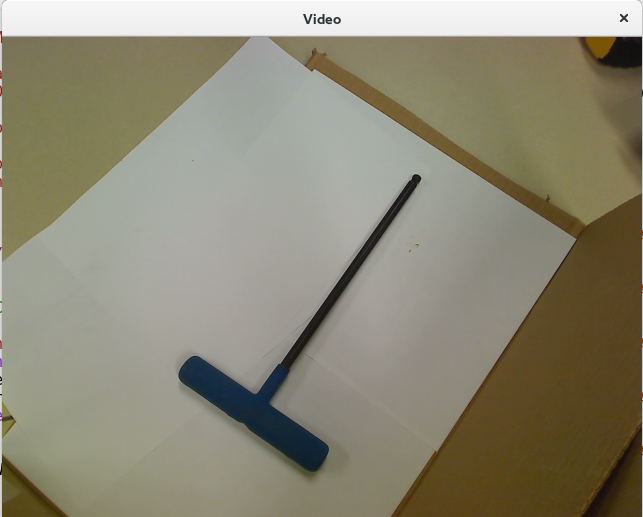
//> input picture Real-time 2-D Object Recognition/src/pics/img2P3.png, 643 x 517 px
$ ./segmentation2   (built with g++ and OpenCV 4)
//> lines starting //> are read from the running program, lines starting //| are printed output that depends on the picture; after the words box and inside, x2 and y2 are one past the last pixel; in counts of white or black regions, pixels touching at a corner belong together
### Real-time 2-D Object Recognition/src/filter.h
#ifndef __FILTER_H_
#define __FILTER_H_

#include<iostream>
#include<opencv2/highgui/highgui.hpp>

using namespace cv;
using namespace std;

int greyscale( cv::Mat &src, cv::Mat &dst );
int blur5x5( cv::Mat &src, cv::Mat &dst );

int thresholdingGray( cv::Mat &src, cv::Mat &dst );

int thresholdingHSV( cv::Mat &src, cv::Mat &dst );
int grassfireTransform( cv::Mat &src, cv::Mat &dst );
int shrinkingImage( cv::Mat &src, cv::Mat &dst , int size);
int growingImage( cv::Mat &src, cv::Mat &dst, int size);
int invertImg( cv::Mat &src, cv::Mat &dst );
int invertGrowingImg( cv::Mat &src, cv::Mat &dst );
int growingOperations( cv::Mat &src, cv::Mat &dst, int size);

int segmenetation(cv::Mat &src, cv::Mat &dst2);

int scaledEuclidean(vector<double> &tempCsvVector, vector<double> &finalFeatureVec, vector<double> stdDeviation, float &euclideanDist);
int chiSquare(vector<double> &tempCsvVector, vector<double> &finalFeatureVec, float &chiDist);
int manhattanDist(vector<double> &tempCsvVector, vector<double> &finalFeatureVec, float &manhattanDist);
int correlationDst(vector<double> &tempCsvVector, vector<double> &finalFeatureVec, float mean_csvVector, float mean_finalFeature,float &corrDist);

int scaledEuclideanF(vector<float> &tempCsvVector, vector<float> &finalFeatureVec, vector<double> stdDeviation, float &euclideanDist);

#endif

### Real-time 2-D Object Recognition/src/filter.cpp
/*
Ravina Lad
Date : 6th March 2022
CS 5330 Computer Vision
Spring 2021

CPP file is collection of all functions used throgh out the project
- different distance metrics : squared euclidean, chi-square
- segmentation code, morphological operations : growing and shrnking from scratch
- grassfire Tranform Code
*/
#include<iostream>
#include<cmath>
#include "filter.h"
#include<opencv2/imgproc/imgproc.hpp>
#include<opencv2/highgui/highgui.hpp>

using namespace std;
using namespace cv;

//function to convert image to gray scale
// [39 lines left out: functions greyscale, blur5x5, not called in this run]

//thresholding gray will thresholding gray scale image
int thresholdingGray( cv::Mat &src, cv::Mat &dst ){

    for(int y = 0; y < src.rows; y++){
        for(int x = 0; x < src.cols; x++){
            dst.at<uchar>(y,x) = src.at<uchar>(y,x) > 78 ? 0 : 255;
        }
    }
    return 0;
}

//thresholding HSV space image
// [13 lines left out: function thresholdingHSV, not called in this run]

//Grass Transform Function to calculate manhattan distance
int grassfireTransform( cv::Mat &src, cv::Mat &dst ){

    for(int y = 0; y < src.rows; y++){
        for(int x = 0; x < src.cols; x++){
            if( src.at<uchar>(y,x)  != 0)
            {
                unsigned char north = (y == 0) ? 0 : dst.at<uchar>(y-1,x);
                unsigned char west = (x == 0) ? 0 : dst.at<uchar>(y,x-1);
                dst.at<uchar>(y,x) = saturate_cast<uchar>(1 + min(north, west));
            }
            else{
                dst.at<uchar>(y,x) = 0;
            }
        }
    }

    for(int y = src.rows-1; y < -1; y--){
        for(int x = src.cols-1; x < -1; x--){
            if( (dst.at<uchar>(y,x)) != 0)
            {
                unsigned char south = (y == src.rows-1) ? 0 : dst.at<uchar>(y+1,x);
                unsigned char east = (x == src.cols-1) ? 0 : dst.at<uchar>(y,x+1);
                dst.at<uchar>(y,x) = min(dst.at<uchar>(y,x) , saturate_cast<uchar>(1 + min(south, east)));
            }
            else{
                dst.at<uchar>(y,x) = 0;
            }
        }
    }

    return 0;
}

//Pass value to shrink image, It will convert those many pixels to background
// [181 lines left out: functions shrinkingImage, growingImage, invertImg, invertGrowingImg, growingOperations, segmenetation and 5 more, not called in this run]


// [20 lines of commented-out code are left out]

### Real-time 2-D Object Recognition/src/testCode/segmentation2.cpp
#include <stdio.h>
#include <opencv2/opencv.hpp>
#include "filter.h"

using namespace cv;

int main(int argc, char** argv )
{
        Mat img;
        img = imread("/home/ravina/Desktop/OpenCV/ObjectDetection/sample/img2P3.png");
//> img is the input picture: 517 rows x 643 cols, CV_8UC3; mean B, G, R 118.2, 137.1, 141.1
        //img = imread("/home/ravina/Desktop/OpenCV/ObjectDetection/Pics/originalT1H1B1.png");

        // it works on one object in an image at a time
        if (img.empty())
        {
            cout << "Could not read input image file: " << endl;
            return -1;
        }

        namedWindow("Image", 1);
        imshow("Image", img);


        Mat image_th;
        cv::Mat gray_mat(img.size(), CV_8U);
        cv::cvtColor(img, gray_mat, cv::COLOR_RGB2GRAY);
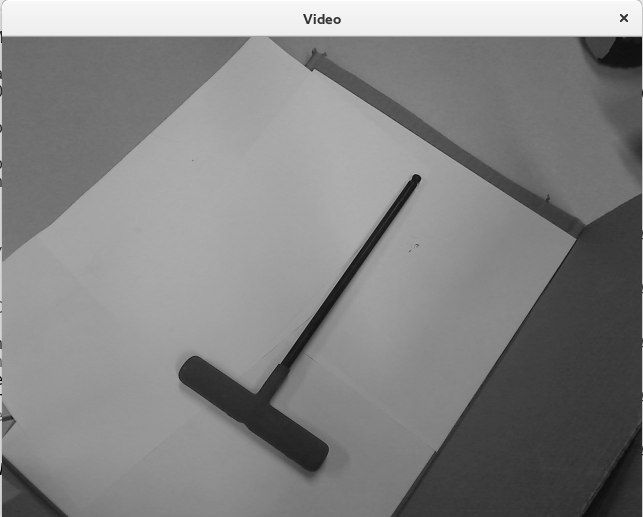
//> gray_mat: 517 rows x 643 cols, CV_8UC1; min 0, max 255, mean 131.9
        image_th = Mat::zeros(img.rows,img.cols, CV_8UC1);
        thresholdingGray(gray_mat, image_th);
//> after the loop in thresholdingGray, `for(int y = 0; y < src.rows; y++)`:
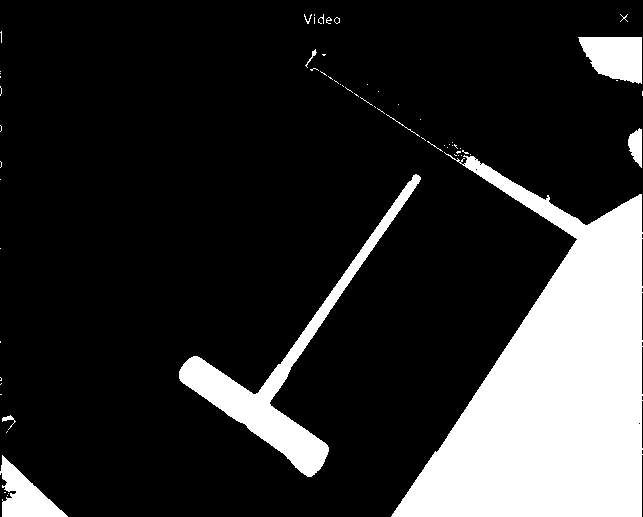
//> dst: 517 rows x 643 cols, CV_8UC1; 18.3% white; 65 white regions (55 under 20 px), largest, box (x1, y1, x2, y2) and area: (391, 152, 643, 517) 47450, (179, 174, 421, 477) 8456, (578, 37, 642, 84) 2265
        imshow("thersolded", image_th);

        grassfireTransform(image_th, image_th);
//> after the loop in grassfireTransform, `for(int y = 0; y < src.rows; y++)`:
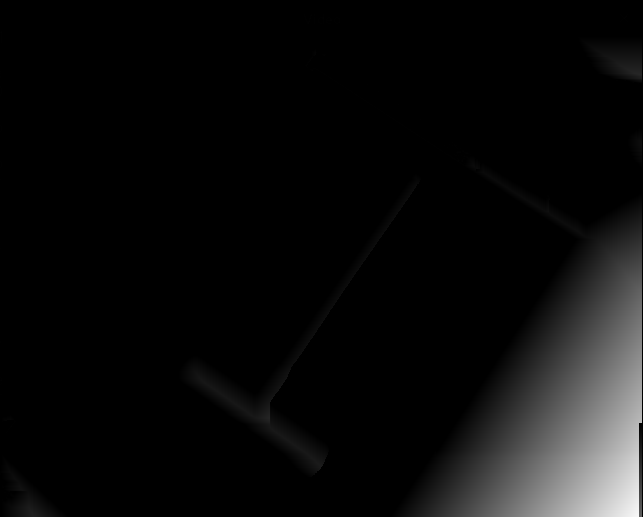
//> dst: 517 rows x 643 cols, CV_8UC1; 18.34% of pixels changed, all inside (x1, y1, x2, y2) = (0, 14, 643, 517)
//> (the run ends here: the program needs code that is not available in this run, at `shrinkingImage(image_th, image_th);`)
